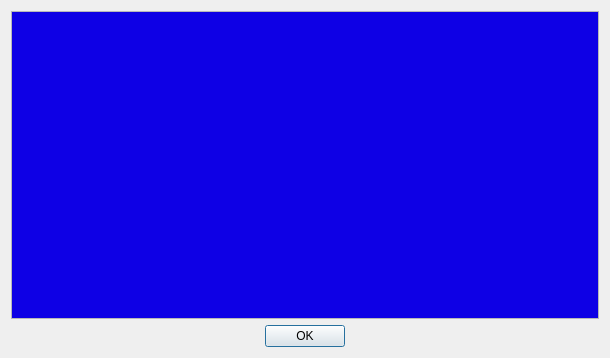
<?xml version="1.0" encoding="UTF-8"?>
<ui version="4.0">
 <class>ImportFromTxtFileDlg</class>
 <widget class="QDialog" name="ImportFromTxtFileDlg">
  <property name="geometry">
   <rect>
    <x>0</x>
    <y>0</y>
    <width>610</width>
    <height>358</height>
   </rect>
  </property>
  <property name="windowTitle">
   <string>Import</string>
  </property>
  <property name="windowIcon">
   <iconset resource="../qHostMonitor.qrc">
    <normaloff>:/img/import.png</normaloff>:/img/import.png</iconset>
  </property>
  <layout class="QVBoxLayout" name="verticalLayout">
   <item>
    <widget class="QPlainTextEdit" name="plainTextEdit">
     <property name="palette">
      <palette>
       <active>
        <colorrole role="WindowText">
         <brush brushstyle="SolidPattern">
          <color alpha="255">
           <red>0</red>
           <green>0</green>
           <blue>0</blue>
          </color>
         </brush>
        </colorrole>
        <colorrole role="Text">
         <brush brushstyle="SolidPattern">
          <color alpha="255">
           <red>240</red>
           <green>240</green>
           <blue>240</blue>
          </color>
         </brush>
        </colorrole>
        <colorrole role="Base">
         <brush brushstyle="SolidPattern">
          <color alpha="255">
           <red>14</red>
           <green>0</green>
           <blue>229</blue>
          </color>
         </brush>
        </colorrole>
       </active>
       <inactive>
        <colorrole role="WindowText">
         <brush brushstyle="SolidPattern">
          <color alpha="255">
           <red>0</red>
           <green>0</green>
           <blue>0</blue>
          </color>
         </brush>
        </colorrole>
        <colorrole role="Text">
         <brush brushstyle="SolidPattern">
          <color alpha="255">
           <red>240</red>
           <green>240</green>
           <blue>240</blue>
          </color>
         </brush>
        </colorrole>
        <colorrole role="Base">
         <brush brushstyle="SolidPattern">
          <color alpha="255">
           <red>14</red>
           <green>0</green>
           <blue>229</blue>
          </color>
         </brush>
        </colorrole>
       </inactive>
       <disabled>
        <colorrole role="WindowText">
         <brush brushstyle="SolidPattern">
          <color alpha="255">
           <red>118</red>
           <green>118</green>
           <blue>117</blue>
          </color>
         </brush>
        </colorrole>
        <colorrole role="Text">
         <brush brushstyle="SolidPattern">
          <color alpha="255">
           <red>118</red>
           <green>118</green>
           <blue>117</blue>
          </color>
         </brush>
        </colorrole>
        <colorrole role="Base">
         <brush brushstyle="SolidPattern">
          <color alpha="255">
           <red>255</red>
           <green>255</green>
           <blue>255</blue>
          </color>
         </brush>
        </colorrole>
       </disabled>
      </palette>
     </property>
     <property name="inputMethodHints">
      <set>Qt::ImhMultiLine</set>
     </property>
     <property name="readOnly">
      <bool>true</bool>
     </property>
    </widget>
   </item>
   <item>
    <widget class="QDialogButtonBox" name="buttonBox">
     <property name="orientation">
      <enum>Qt::Horizontal</enum>
     </property>
     <property name="standardButtons">
      <set>QDialogButtonBox::Ok</set>
     </property>
     <property name="centerButtons">
      <bool>true</bool>
     </property>
    </widget>
   </item>
  </layout>
 </widget>
 <resources>
  <include location="../qHostMonitor.qrc"/>
  <include location="../qHostMonitor.qrc"/>
 </resources>
 <connections>
  <connection>
   <sender>buttonBox</sender>
   <signal>accepted()</signal>
   <receiver>ImportFromTxtFileDlg</receiver>
   <slot>accept()</slot>
   <hints>
    <hint type="sourcelabel">
     <x>248</x>
     <y>254</y>
    </hint>
    <hint type="destinationlabel">
     <x>157</x>
     <y>274</y>
    </hint>
   </hints>
  </connection>
  <connection>
   <sender>buttonBox</sender>
   <signal>rejected()</signal>
   <receiver>ImportFromTxtFileDlg</receiver>
   <slot>reject()</slot>
   <hints>
    <hint type="sourcelabel">
     <x>316</x>
     <y>260</y>
    </hint>
    <hint type="destinationlabel">
     <x>286</x>
     <y>274</y>
    </hint>
   </hints>
  </connection>
 </connections>
</ui>
